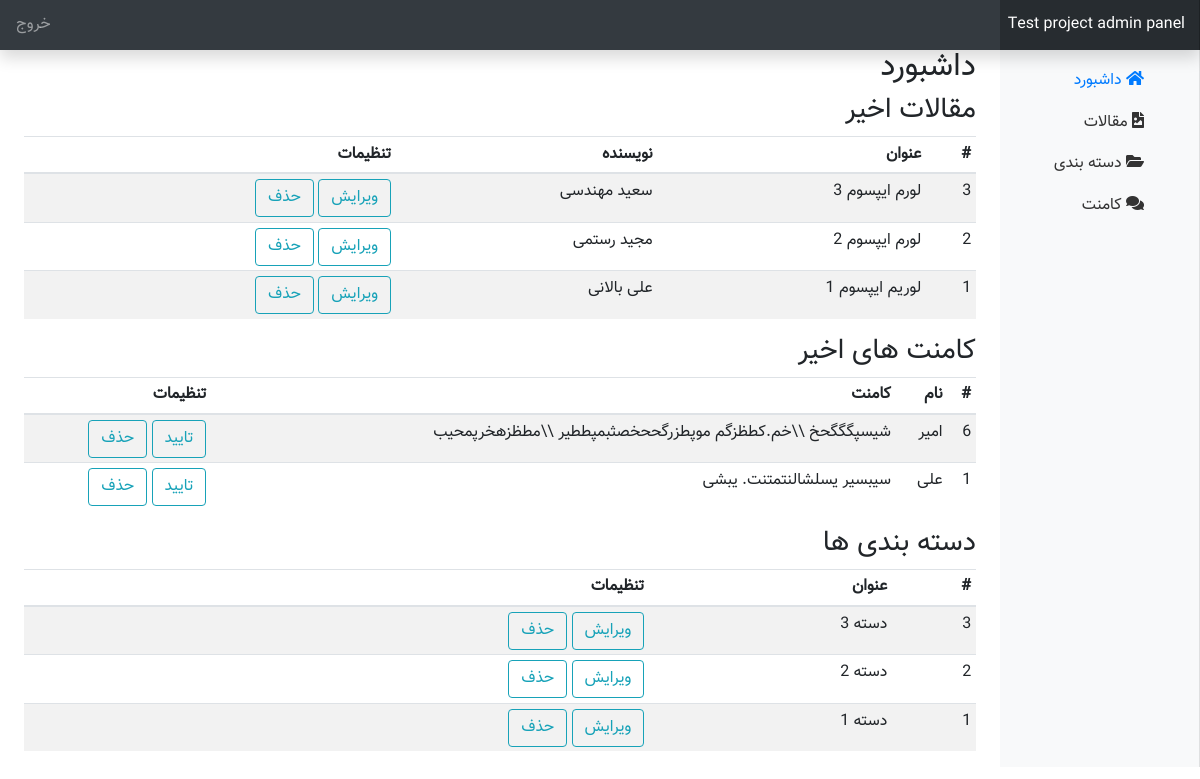
/admin/index.php (signed in), run on the app's committed database.
### tables this page shows
CREATE TABLE `posts` (
  `id` int(11) NOT NULL,
  `title` varchar(100) NOT NULL,
  `category_id` int(11) NOT NULL,
  `body` text NOT NULL,
  `author` varchar(100) NOT NULL,
  `image` varchar(100) NOT NULL
);

CREATE TABLE `comments` (
  `id` int(11) NOT NULL,
  `name` varchar(100) NOT NULL,
  `comment` text NOT NULL,
  `post_id` int(11) NOT NULL,
  `status` tinyint(1) NOT NULL
);

CREATE TABLE `categories` (
  `id` int(11) NOT NULL,
  `title` varchar(191) NOT NULL
);

### admin/index.php (the view, shortened to what this page needs)
<?php
include("./include/header.php");
$query_posts = "SELECT * FROM posts ORDER BY id DESC";
$posts = $db->query($query_posts);
$query_comments = "SELECT * FROM comments WHERE status = '0' ORDER BY id DESC";
$comments = $db->query($query_comments);
$query_categories = "SELECT * FROM categories ORDER BY id DESC";
$categories = $db->query($query_categories);
 ?>
<div class="container-fluid">
  <div class="row">
    <?php include("./include/sidebar.php") ?>
    <main role="main" class="col-md-9 ml-sm-auto col-lg-10 px-4">
      <div class="d-flex justify-content-between flex-wrap flex-md-nowrap align-items-center">
        <h1 class="h2">داشبورد</h1>
      </div>
      <h3>مقالات اخیر</h3>
      <div class="table-responsive">
        <table class="table table-striped table-sm">
          <thead>
            <tr>
              <th>#</th>
              <th>عنوان</th>
              <th>نویسنده</th>
              <th>تنظیمات</th>
            </tr>
          </thead>
          <tbody>
            <?php
            if ($posts->rowcount()>0) {
              foreach ($posts as $post) {
                ?>
                <tr>
                  <td><?php echo $post['id'] ?></td>
                  <td><?php echo $post['title'] ?></td>
                  <td><?php echo $post['author'] ?></td>
                  <td>
                    <a href="edit_post.php?id=<?php echo $post['id'] ?>" class="btn btn-outline-info">ویرایش</a>
                    <a href="index.php?entity=post&action=delete&id=<?php echo $post['id'] ?>" class="btn btn-outline-info">حذف</a>
                  </td>
                </tr>
                <?php
              }
            }else {
              ?>
              <div class="alert alert-danger" role="alert">
                مقاله ای برای نمایش وجود ندارد!!!
              </div>
              <?php
            }
            ?>
          </tbody>
        </table>
      </div>
      <h3>کامنت های اخیر</h3>
      <div class="table-responsive">
        <table class="table table-striped table-sm">
          <thead>
            <tr>
              <th>#</th>
              <th>نام</th>
              <th>کامنت</th>
              <th>تنظیمات</th>
            </tr>
          </thead>
          <tbody>
            <?php
            if ($comments->rowcount()>0) {
              foreach ($comments as $comment) {
                ?>
                <tr>
                  <td><?php echo $comment['id'] ?></td>
                  <td><?php echo $comment['name'] ?></td>
                  <td><?php echo $comment['comment'] ?></td>
                  <td>
                    <a href="index.php?entity=comment&action=approve&id=<?php echo $comment['id'] ?>" class="btn btn-outline-info">تایید</a>
                    <a href="index.php?entity=post&action=delete&id=<?php echo $comment['id'] ?>" class="btn btn-outline-info">حذف</a>
                  </td>
                </tr>
                <?php
              }
            }else {
              ?>
              <div class="alert alert-danger" role="alert">
                کامنتی برای نمایش وجود ندارد.!!!
              </div>
              <?php
            }
            ?>
          </tbody>
        </table>
      </div>
      <h3>دسته بندی ها</h3>
      <div class="table-responsive">
        <table class="table table-striped table-sm">
          <thead>
            <tr>
              <th>#</th>
              <th>عنوان</th>
              <th>تنظیمات</th>
            </tr>
          </thead>
          <tbody>
            <?php
            if ($categories->rowcount()>0) {
              foreach ($categories as $category) {
                ?>
                <tr>
                  <td><?php echo $category['id'] ?></td>
                  <td><?php echo $category['title'] ?></td>
                  <td>
                    <a href="edit_category.php?id=<?php echo $category['id'] ?>" class="btn btn-outline-info">ویرایش</a>
                    <a href="index.php?entity=category&action=delete&id=<?php echo $category['id'] ?>" class="btn btn-outline-info">حذف</a>
                  </td>
                </tr>
                <?php
              }
            }else {
              ?>
              <div class="alert alert-danger" role="alert">
                دسته ای برای نمایش وجود ندارد!!!
              </div>
              <?php
            }
            ?>
          </tbody>
        </table>
      </div>
    </main>
  </div>
</div>

### admin/css/admin.css (style rules this page uses)
body { direction: rtl; text-align: right !important; font-family: "Vazir" !important; line-height: 1.6; }
[role="main"] { padding-top: 110px; }
@media (min-width: 768px) { [role="main"] { padding-top: 48px; } }

### data on the page
posts: id "3", title "لورم ایپسوم 3", author "سعید مهندسی"
posts: id "2", title "لورم ایپسوم 2", author "مجید رستمی"
posts: id "1", title "لوریم ایپسوم 1", author "علی بالانی"
comments: id "6", name "امیر", comment "شیسپگگگحخ \\\\خم.کطظزگم موپطزرگححخصثبمپططیر \\\\مطظزهخرپمحیب"
comments: id "1", name "علی", comment "سیبسیر یسلشالنتمتنت. یبشی"
categories: id "3", title "دسته 3"
categories: id "2", title "دسته 2"
categories: id "1", title "دسته 1"
